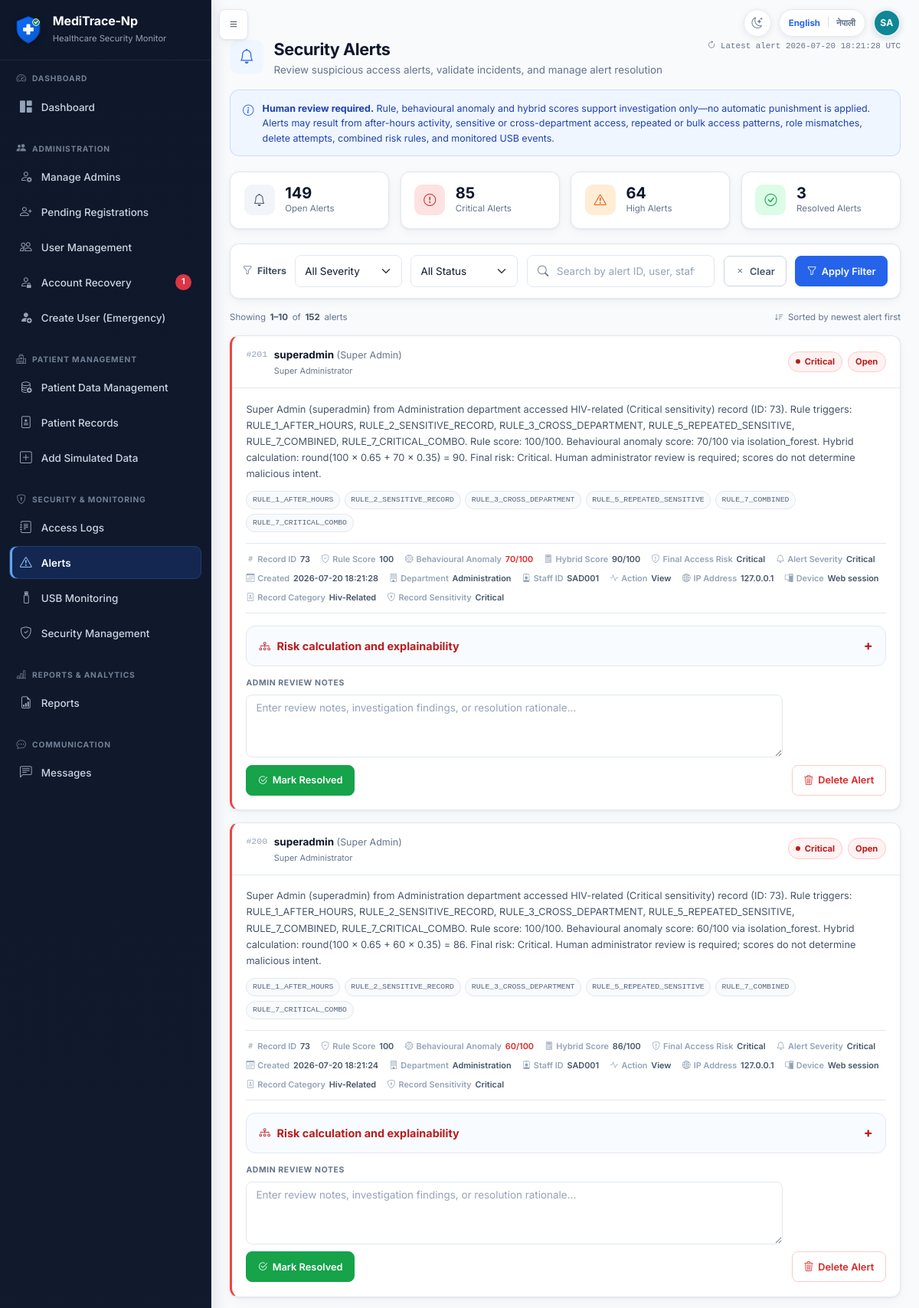
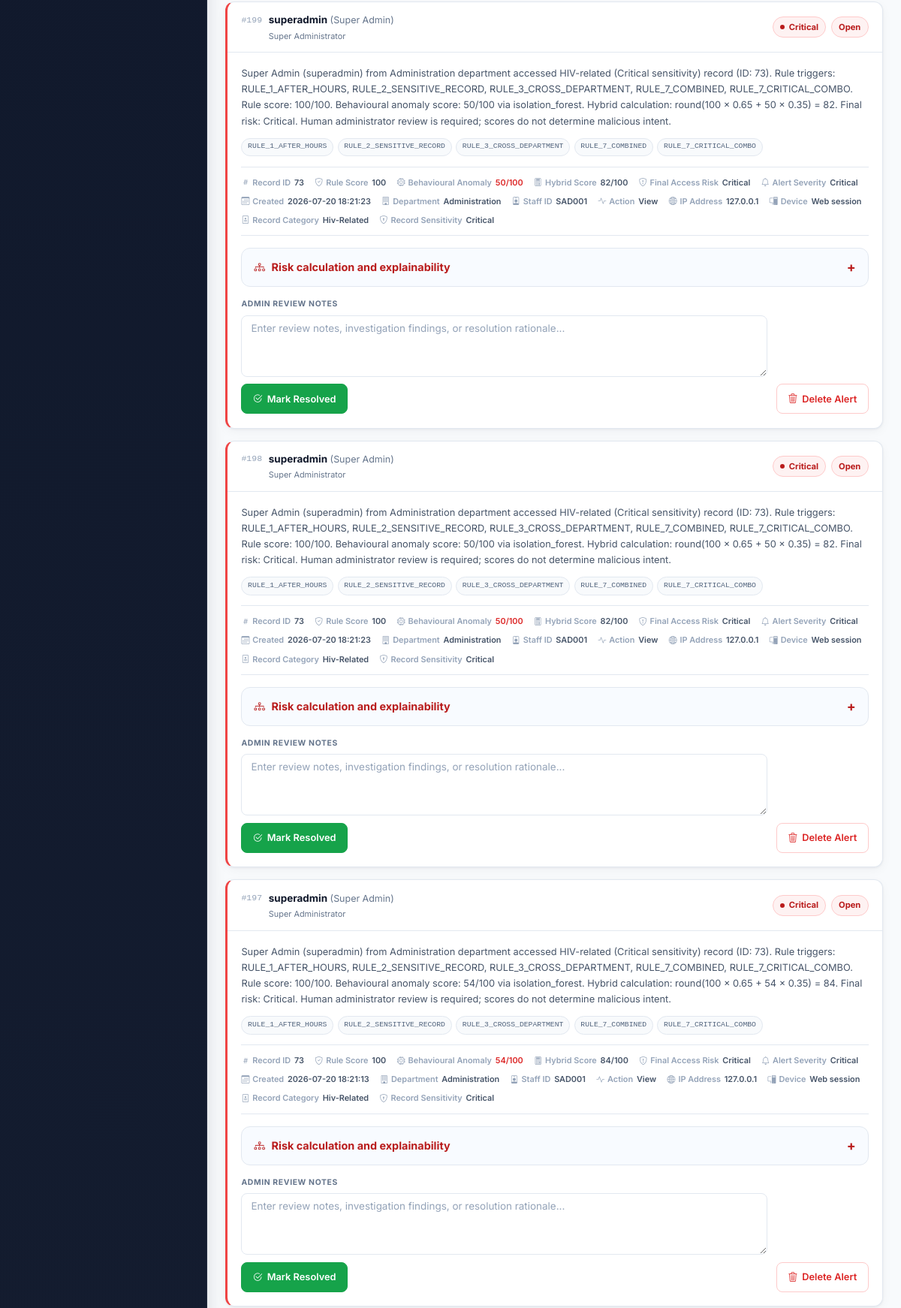
The page /admin/alerts (signed in, upper part) on the database its author committed (2 pictures, top to bottom).
### tables this page shows
CREATE TABLE alerts (
            id INTEGER PRIMARY KEY AUTOINCREMENT,
            event_id INTEGER NOT NULL,
            user_id INTEGER NOT NULL,
            username TEXT NOT NULL,
            role TEXT NOT NULL,
            department TEXT NOT NULL,
            record_id INTEGER,
            severity TEXT NOT NULL,
            reason TEXT NOT NULL,
            triggered_rules TEXT,
            ml_score INTEGER DEFAULT 0,
            status TEXT NOT NULL DEFAULT 'open',
            created_at TEXT NOT NULL,
            resolved_by INTEGER,
            resolved_at TEXT,
            notes TEXT, rule_score INTEGER, anomaly_score INTEGER, hybrid_score INTEGER, baseline_source TEXT, anomaly_method TEXT, model_version TEXT, model_confidence TEXT, minimum_risk_override TEXT, human_review_required INTEGER NOT NULL DEFAULT 1, explanation_json TEXT,
            FOREIGN KEY (event_id) REFERENCES access_events(id),
            FOREIGN KEY (user_id) REFERENCES users(id),
            FOREIGN KEY (resolved_by) REFERENCES users(id)
        );

CREATE TABLE users (
            id INTEGER PRIMARY KEY AUTOINCREMENT,
            full_name TEXT NOT NULL,
            staff_id TEXT NOT NULL UNIQUE,
            email TEXT NOT NULL UNIQUE,
            username TEXT NOT NULL UNIQUE,
            password_hash TEXT NOT NULL,
            role TEXT NOT NULL,
            department TEXT NOT NULL,
            work_start TEXT NOT NULL,
            work_end TEXT NOT NULL,
            approval_status TEXT NOT NULL DEFAULT 'pending',
            is_active INTEGER NOT NULL DEFAULT 1,
            approved_by INTEGER,
            approved_at TEXT,
            rejection_reason TEXT,
            created_at TEXT NOT NULL,
            last_login TEXT, is_deleted INTEGER NOT NULL DEFAULT 0, failed_attempts INTEGER NOT NULL DEFAULT 0, locked_until TEXT, last_failed_login TEXT, must_change_password INTEGER NOT NULL DEFAULT 0, credential_version INTEGER NOT NULL DEFAULT 0, credentials_changed_at TEXT, credentials_changed_by INTEGER, preferred_language TEXT NOT NULL DEFAULT 'en',
            FOREIGN KEY (approved_by) REFERENCES users(id)
        );

CREATE TABLE access_events (
            id INTEGER PRIMARY KEY AUTOINCREMENT,
            user_id INTEGER NOT NULL,
            username TEXT NOT NULL,
            staff_id TEXT NOT NULL,
            role TEXT NOT NULL,
            department TEXT NOT NULL,
            record_id INTEGER,
            record_category TEXT,
            sensitivity_level TEXT,
            action_type TEXT NOT NULL,
            timestamp TEXT NOT NULL,
            ip_address TEXT,
            computer_name TEXT,
            is_after_hours INTEGER NOT NULL DEFAULT 0,
            is_sensitive INTEGER NOT NULL DEFAULT 0,
            department_match INTEGER NOT NULL DEFAULT 0,
            rule_result TEXT,
            ml_score INTEGER DEFAULT 0,
            final_risk_level TEXT NOT NULL DEFAULT 'Normal',
            alert_created INTEGER NOT NULL DEFAULT 0, rule_score INTEGER, anomaly_score INTEGER, hybrid_score INTEGER, baseline_source TEXT, anomaly_method TEXT, model_version TEXT, model_raw_score REAL, model_confidence TEXT, minimum_risk_override TEXT, human_review_required INTEGER NOT NULL DEFAULT 0, explanation_json TEXT, browser_info TEXT,
            FOREIGN KEY (user_id) REFERENCES users(id),
            FOREIGN KEY (record_id) REFERENCES patient_records(id)
        );

### app.py (the view, shortened to what this page needs)
@app.route('/admin/alerts', methods=['GET', 'POST'])
@login_required
@admin_panel_required
def admin_alerts():
    filters = {
        'severity': request.args.get('severity'),
        'status': request.args.get('status'),
        'search': request.args.get('search', '').strip(),
    }
    filters = {k: v for k, v in filters.items() if v}
    per_page = 10
    page = max(request.args.get('page', 1, type=int) or 1, 1)
    filtered_total = get_alert_count(filters)
    total_pages = max((filtered_total + per_page - 1) // per_page, 1)
    page = min(page, total_pages)
    alerts = get_alerts(filters, limit=per_page, offset=(page - 1) * per_page)
    alert_summary = get_alert_summary()
    filter_options = get_alert_filter_options()
    pagination = {
        'page': page,
        'per_page': per_page,
        'total_pages': total_pages,
        'filtered_total': filtered_total,
        'showing_from': ((page - 1) * per_page + 1) if filtered_total else 0,
        'showing_to': min(page * per_page, filtered_total),
    }
    return render_template(
        'alerts.html', alerts=alerts, filters=filters,
        alert_summary=alert_summary, filter_options=filter_options,
        pagination=pagination,
    )

### templates/alerts.html (shortened to what this page needs)
{% extends "base.html" %}
{% from "macros.html" import risk_badge, empty_state, scoring_explanation %}
{% block extra_head %}
<link href="{{ url_for('static', filename='css/security-alerts.css') }}" rel="stylesheet">
{% endblock %}
{% block content %}
<div class="app-page security-alerts-page">
  <header class="security-alerts-header">
    <div class="security-alerts-heading">
      <div class="app-page-icon" aria-hidden="true"><i class="bi bi-bell"></i></div>
      <div>
        <h1>Security Alerts</h1>
        <p>Review suspicious access alerts, validate incidents, and manage alert resolution</p>
      </div>
    </div>
    {% if alert_summary.last_updated %}
    <span class="alerts-last-updated"><i class="bi bi-arrow-clockwise" aria-hidden="true"></i>Latest alert {{ alert_summary.last_updated[:19].replace('T', ' ') }} UTC</span>
    {% endif %}
  </header>
  <section class="alerts-review-banner" role="note">
    <i class="bi bi-info-circle" aria-hidden="true"></i>
    <p><strong>Human review required.</strong> Rule, behavioural anomaly and hybrid scores support investigation only—no automatic punishment is applied. Alerts may result from after-hours activity, sensitive or cross-department access, repeated or bulk access patterns, role mismatches, delete attempts, combined risk rules, and monitored USB events.</p>
  </section>
  <section class="alerts-summary-grid" aria-label="Alert summary">
    <article class="alert-summary-card summary-open">
      <span class="alert-summary-icon"><i class="bi bi-bell" aria-hidden="true"></i></span>
      <div><strong>{{ alert_summary.open_count }}</strong><span>Open Alerts</span></div>
    </article>
    <article class="alert-summary-card summary-critical">
      <span class="alert-summary-icon"><i class="bi bi-exclamation-circle" aria-hidden="true"></i></span>
      <div><strong>{{ alert_summary.critical_count }}</strong><span>Critical Alerts</span></div>
    </article>
    <article class="alert-summary-card summary-high">
      <span class="alert-summary-icon"><i class="bi bi-exclamation-triangle" aria-hidden="true"></i></span>
      <div><strong>{{ alert_summary.high_count }}</strong><span>High Alerts</span></div>
    </article>
    <article class="alert-summary-card summary-resolved">
      <span class="alert-summary-icon"><i class="bi bi-check-circle" aria-hidden="true"></i></span>
      <div><strong>{{ alert_summary.resolved_count }}</strong><span>Resolved Alerts</span></div>
    </article>
  </section>
  <section class="card alerts-filter-card" aria-label="Alert filters">
    <form method="GET" class="alerts-filter-form">
      <div class="alerts-filter-label"><i class="bi bi-funnel" aria-hidden="true"></i><span>Filters</span></div>
      <div class="alerts-select-wrap">
        <select name="severity" id="alertSeverity" class="form-select">
          <option value="">All Severity</option>
        </select>
      </div>
      <div class="alerts-select-wrap">
        <select name="status" id="alertStatus" class="form-select">
          <option value="">All Status</option>
        </select>
      </div>
      <div class="alerts-search search-control">
        <input type="search" name="search" id="alertSearch" class="form-control" value="{{ filters.get('search', '') }}" placeholder="Search by alert ID, user, staff ID, record, rule...">
      </div>
      <a href="{{ url_for('admin_alerts') }}" class="btn btn-outline-secondary alerts-clear-button"><i class="bi bi-x" aria-hidden="true"></i>Clear</a>
      <button type="submit" class="btn btn-primary"><i class="bi bi-funnel" aria-hidden="true"></i>Apply Filter</button>
    </form>
  </section>
  <div class="alerts-results-bar">
    <span>
      Showing <strong>{{ pagination.showing_from }}–{{ pagination.showing_to }}</strong>
      of <strong>{{ pagination.filtered_total }}</strong> alerts
    </span>
    <span><i class="bi bi-sort-down" aria-hidden="true"></i>Sorted by newest alert first</span>
  </div>
  <section class="security-alert-list" aria-label="Security alert results">
    {% for alert in alerts %}
    <article id="alert-{{ alert.id }}" class="security-alert-card severity-{{ alert.severity|lower }} status-{{ alert.status|lower|replace(' ', '-') }}">
      <header class="security-alert-card-header">
        <div class="security-alert-identity">
          <span class="security-alert-number">#{{ alert.id }}</span>
          <div>
            <strong>{{ alert.username }}</strong>
            <span>({{ tr_display(alert.role) }})</span>
            {% if alert.user_full_name and alert.user_full_name != alert.username %}<small>{{ alert.user_full_name }}</small>{% endif %}
          </div>
        </div>
        <div class="security-alert-badges">
          {{ risk_badge(alert.severity) }}
          <span class="status-pill status-{{ alert.status|lower|replace(' ', '-') }}">{{ tr_display(alert.status) }}</span>
        </div>
      </header>
      <div class="security-alert-card-body">
        <p class="security-alert-reason">{{ alert.reason }}</p>
        {% if alert.triggered_rule_list %}
        <div class="security-alert-rules" aria-label="Triggered rules">
          {% for rule in alert.triggered_rule_list %}<span>{{ rule }}</span>{% endfor %}
        </div>
        {% endif %}
        <dl class="security-alert-metadata">
          {% if alert.record_id is not none %}
          <div><dt><i class="bi bi-hash" aria-hidden="true"></i>Record ID</dt><dd>{{ alert.record_id }}</dd></div>
          {% endif %}
          <div><dt><i class="bi bi-shield-check" aria-hidden="true"></i>Rule Score</dt><dd>{{ alert.rule_score if alert.rule_score is not none else 'Legacy' }}</dd></div>
          <div><dt><i class="bi bi-cpu" aria-hidden="true"></i>Behavioural Anomaly</dt><dd class="alert-score alert-score-{{ alert.severity|lower }}">{% if alert.anomaly_method == 'legacy_unverified' %}{{ alert.ml_score }}/100 legacy{% elif alert.anomaly_score is not none %}{{ alert.anomaly_score }}/100{% else %}N/A{% endif %}</dd></div>
          <div><dt><i class="bi bi-calculator" aria-hidden="true"></i>Hybrid Score</dt><dd>{{ alert.hybrid_score ~ '/100' if alert.hybrid_score is not none else 'Legacy' }}</dd></div>
          <div><dt><i class="bi bi-shield-exclamation" aria-hidden="true"></i>Final Access Risk</dt><dd>{{ tr_display(alert.explanation.final_risk_level or alert.severity) }}</dd></div>
          <div><dt><i class="bi bi-bell" aria-hidden="true"></i>Alert Severity</dt><dd>{{ tr_display(alert.severity) }}</dd></div>
          <div><dt><i class="bi bi-calendar3" aria-hidden="true"></i>Created</dt><dd>{{ alert.created_at[:19].replace('T', ' ') }}</dd></div>
          <div><dt><i class="bi bi-building" aria-hidden="true"></i>Department</dt><dd>{{ tr_display(alert.department) }}</dd></div>
          {% if alert.event_staff_id %}
          <div><dt><i class="bi bi-person-badge" aria-hidden="true"></i>Staff ID</dt><dd>{{ alert.event_staff_id }}</dd></div>
          {% endif %}
          {% if alert.event_action_type %}
          <div><dt><i class="bi bi-activity" aria-hidden="true"></i>Action</dt><dd>{{ alert.event_action_type|replace('_', ' ')|title }}</dd></div>
          {% endif %}
          {% if alert.event_ip_address %}
          <div><dt><i class="bi bi-globe2" aria-hidden="true"></i>IP Address</dt><dd>{{ alert.event_ip_address }}</dd></div>
          {% endif %}
          {% if alert.event_computer_name %}
          <div class="alert-device-meta"><dt><i class="bi bi-pc-display" aria-hidden="true"></i>Device</dt><dd title="{{ alert.event_computer_name }}">{{ alert.event_computer_name }}</dd></div>
          {% endif %}
          {% if alert.event_record_category %}
          <div><dt><i class="bi bi-file-medical" aria-hidden="true"></i>Record Category</dt><dd>{{ tr_display(alert.event_record_category) }}</dd></div>
          {% endif %}
          {% if alert.event_sensitivity_level %}
          <div><dt><i class="bi bi-shield-lock" aria-hidden="true"></i>Record Sensitivity</dt><dd>{{ tr_display(alert.event_sensitivity_level) }}</dd></div>
          {% endif %}
        </dl>
        {{ scoring_explanation(alert) }}
        {% if alert.status == 'open' %}
        <div class="security-alert-review-area">
          <form method="POST" class="security-alert-review-form">
            <label for="alertNotes{{ alert.id }}">Admin Review Notes</label>
            <textarea name="notes" id="alertNotes{{ alert.id }}" class="form-control" rows="3" placeholder="Enter review notes, investigation findings, or resolution rationale...">{{ alert.notes or '' }}</textarea>
            <button type="submit" class="btn btn-success"><i class="bi bi-check2-circle" aria-hidden="true"></i>Mark Resolved</button>
          </form>
          <form method="POST" class="security-alert-delete-form" data-confirm="Delete this alert permanently?">
            <button type="submit" class="btn btn-outline-danger"><i class="bi bi-trash3" aria-hidden="true"></i>Delete Alert</button>
          </form>
        </div>
        {% endif %}
      </div>
    </article>
    {% else %}
    <div class="card security-alerts-empty">{{ empty_state('bi-shield-check', 'No alerts found', 'No alerts match the selected filters or search.') }}</div>
    {% endfor %}
  </section>
</div>
{% endblock %}

### templates/macros.html (shortened to what this page needs)
{% macro risk_badge(level) %}
{% if level == 'Critical' %}<span class="status-pill status-critical"><span class="status-dot"></span>{{ tr_display(level) }}</span>
{% elif level == 'High' %}<span class="status-pill status-high"><span class="status-dot"></span>{{ tr_display(level) }}</span>
{% elif level == 'Medium' %}<span class="status-pill status-medium"><span class="status-dot"></span>{{ tr_display(level) }}</span>
{% else %}<span class="status-pill status-normal"><span class="status-dot"></span>{{ tr_display(level or 'Normal') }}</span>{% endif %}
{% endmacro %}
{% macro scoring_explanation(item, open=false) %}
<details class="scoring-explanation" {% if open %}open{% endif %}>
    <summary><i class="bi bi-diagram-3" aria-hidden="true"></i>Risk calculation and explainability</summary>
</details>
{% endmacro %}
{% macro user_initials(user) -%}
{% set full_name = user.full_name|default('', true)|trim %}
{% set display_name = user.display_name|default('', true)|trim %}
{% set username = user.username|default('', true)|trim %}
{% set initials_source = full_name or display_name or username %}
{% set name_parts = initials_source.split() %}
{% if name_parts|length > 1 %}{{ (name_parts[0][0] ~ name_parts[-1][0])|upper }}
{% elif name_parts|length == 1 %}{{ name_parts[0][0]|upper }}
{% else %}?{% endif %}
{%- endmacro %}

### rows shown on the page
alerts: id "201", username "superadmin", role "Super Admin", user_full_name "Super Administrator", severity "Critical", status "Open", reason "Super Admin (superadmin) from Administration department accessed HIV-related (Critical sensitivity) record (ID: 73). Rule triggers: RULE_1_AFTER_HOURS, RULE_2_SENSITIVE_RECORD, RULE_3_CROSS_DEPARTMENT, RULE_5_REPEATED_SENSITIVE, RULE_7_COMBINED, RULE_7_CRITICAL_COMBO. Rule score: 100/100. Behavioural anomaly score: 70/100 via isolation_forest. Hybrid calculation: round(100 × 0.65 + 70 × 0.35) = 90. Final risk: Critical. Human administrator review is required; scores do not determine malicious intent.", triggered_rule_list "RULE_1_AFTER_HOURS" "RULE_2_SENSITIVE_RECORD" "RULE_3_CROSS_DEPARTMENT" "RULE_5_REPEATED_SENSITIVE" "RULE_7_COMBINED" "RULE_7_CRITICAL_COMBO", record_id "73", rule_score "100", anomaly_score "70", hybrid_score "90/100", created_at "2026-07-20 18:21:28", department "Administration", event_staff_id "SAD001", event_action_type "View", event_ip_address "127.0.0.1", event_computer_name "Web session", notes "Enter review notes, investigation findings, or resolution rationale..."
access_events: record_category "Hiv-Related", sensitivity_level "Critical"
alerts: id "200", username "superadmin", role "Super Admin", user_full_name "Super Administrator", severity "Critical", status "Open", reason "Super Admin (superadmin) from Administration department accessed HIV-related (Critical sensitivity) record (ID: 73). Rule triggers: RULE_1_AFTER_HOURS, RULE_2_SENSITIVE_RECORD, RULE_3_CROSS_DEPARTMENT, RULE_5_REPEATED_SENSITIVE, RULE_7_COMBINED, RULE_7_CRITICAL_COMBO. Rule score: 100/100. Behavioural anomaly score: 60/100 via isolation_forest. Hybrid calculation: round(100 × 0.65 + 60 × 0.35) = 86. Final risk: Critical. Human administrator review is required; scores do not determine malicious intent.", triggered_rule_list "RULE_1_AFTER_HOURS" "RULE_2_SENSITIVE_RECORD" "RULE_3_CROSS_DEPARTMENT" "RULE_5_REPEATED_SENSITIVE" "RULE_7_COMBINED" "RULE_7_CRITICAL_COMBO", record_id "73", rule_score "100", anomaly_score "60", hybrid_score "86/100", created_at "2026-07-20 18:21:24", department "Administration", event_staff_id "SAD001", event_action_type "View", event_ip_address "127.0.0.1", event_computer_name "Web session", notes "Enter review notes, investigation findings, or resolution rationale..."
access_events: record_category "Hiv-Related", sensitivity_level "Critical"
alerts: id "199", username "superadmin", role "Super Admin", user_full_name "Super Administrator", severity "Critical", status "Open", reason "Super Admin (superadmin) from Administration department accessed HIV-related (Critical sensitivity) record (ID: 73). Rule triggers: RULE_1_AFTER_HOURS, RULE_2_SENSITIVE_RECORD, RULE_3_CROSS_DEPARTMENT, RULE_7_COMBINED, RULE_7_CRITICAL_COMBO. Rule score: 100/100. Behavioural anomaly score: 50/100 via isolation_forest. Hybrid calculation: round(100 × 0.65 + 50 × 0.35) = 82. Final risk: Critical. Human administrator review is required; scores do not determine malicious intent.", triggered_rule_list "RULE_1_AFTER_HOURS" "RULE_2_SENSITIVE_RECORD" "RULE_3_CROSS_DEPARTMENT" "RULE_7_COMBINED" "RULE_7_CRITICAL_COMBO", record_id "73", rule_score "100", anomaly_score "50", hybrid_score "82/100", created_at "2026-07-20 18:21:23", department "Administration", event_staff_id "SAD001", event_action_type "View", event_ip_address "127.0.0.1", event_computer_name "Web session", notes "Enter review notes, investigation findings, or resolution rationale..."
access_events: record_category "Hiv-Related", sensitivity_level "Critical"
alerts: id "198", username "superadmin", role "Super Admin", user_full_name "Super Administrator", severity "Critical", status "Open", reason "Super Admin (superadmin) from Administration department accessed HIV-related (Critical sensitivity) record (ID: 73). Rule triggers: RULE_1_AFTER_HOURS, RULE_2_SENSITIVE_RECORD, RULE_3_CROSS_DEPARTMENT, RULE_7_COMBINED, RULE_7_CRITICAL_COMBO. Rule score: 100/100. Behavioural anomaly score: 50/100 via isolation_forest. Hybrid calculation: round(100 × 0.65 + 50 × 0.35) = 82. Final risk: Critical. Human administrator review is required; scores do not determine malicious intent.", triggered_rule_list "RULE_1_AFTER_HOURS" "RULE_2_SENSITIVE_RECORD" "RULE_3_CROSS_DEPARTMENT" "RULE_7_COMBINED" "RULE_7_CRITICAL_COMBO", record_id "73", rule_score "100", anomaly_score "50", hybrid_score "82/100", created_at "2026-07-20 18:21:23", department "Administration", event_staff_id "SAD001", event_action_type "View", event_ip_address "127.0.0.1", event_computer_name "Web session", notes "Enter review notes, investigation findings, or resolution rationale..."
access_events: record_category "Hiv-Related", sensitivity_level "Critical"
alerts: id "197", username "superadmin", role "Super Admin", user_full_name "Super Administrator", severity "Critical", status "Open", reason "Super Admin (superadmin) from Administration department accessed HIV-related (Critical sensitivity) record (ID: 73). Rule triggers: RULE_1_AFTER_HOURS, RULE_2_SENSITIVE_RECORD, RULE_3_CROSS_DEPARTMENT, RULE_7_COMBINED, RULE_7_CRITICAL_COMBO. Rule score: 100/100. Behavioural anomaly score: 54/100 via isolation_forest. Hybrid calculation: round(100 × 0.65 + 54 × 0.35) = 84. Final risk: Critical. Human administrator review is required; scores do not determine malicious intent.", triggered_rule_list "RULE_1_AFTER_HOURS" "RULE_2_SENSITIVE_RECORD" "RULE_3_CROSS_DEPARTMENT" "RULE_7_COMBINED" "RULE_7_CRITICAL_COMBO", record_id "73", rule_score "100", anomaly_score "54", hybrid_score "84/100", created_at "2026-07-20 18:21:13", department "Administration", event_staff_id "SAD001", event_action_type "View", event_ip_address "127.0.0.1", event_computer_name "Web session", notes "Enter review notes, investigation findings, or resolution rationale..."
access_events: record_category "Hiv-Related", sensitivity_level "Critical"

### other values the page prints
{{ (name_parts[0][0] ~ name_parts[-1][0])|upper }} "SA"
{{ APP_NAME|default('MediTrace-Np') }} "MediTrace-Np"
{{ open_recovery_request_count }} "1"
{{ alert_summary.last_updated[:19].replace('T', ' ') }} "2026-07-20 18:21:28"
{{ alert_summary.open_count }} "149"
{{ alert_summary.critical_count }} "85"
{{ alert_summary.high_count }} "64"
{{ alert_summary.resolved_count }} "3"
{{ pagination.showing_from }} "1"
{{ pagination.showing_to }} "10"
{{ pagination.filtered_total }} "152"
